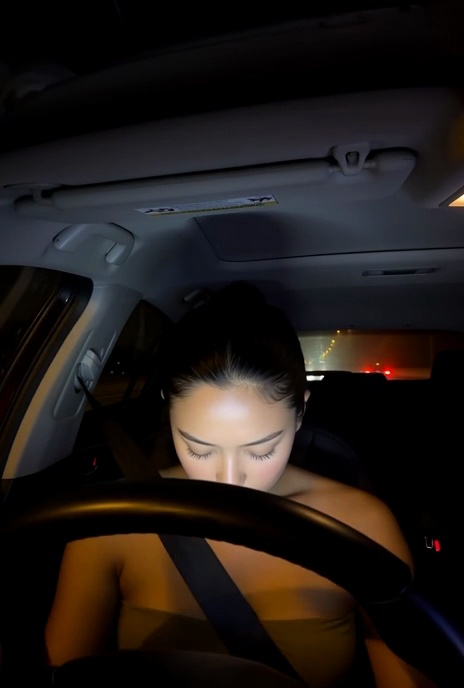
#> input picture Simuletic_DMS_Dataset/images/driver_full_sleep2_f105.jpg, 464 x 688 px
$ python -i landmark_heatmap.py   (imports and definitions only)
#> lines starting #> are read from the running program, lines starting #| are printed output that depends on the picture
"""DEV ONLY - in-depth MediaPipe face-landmark heat maps and close-ups (laptop).

Not part of the Pi app: deploy.ps1 copies only Raspberry/ and Voice/, and this
script refuses to run on a Raspberry Pi (override with --allow-pi).

From one still (or a short clip / webcam recording) it writes, to
Tools/landmark_heatmap/captures/<timestamp>/ (git-ignored: these are faces):

  depth_heatmap.png    smooth depth map of the face from the 478 landmarks' z
                       (near = hot), with depth contours
  signal_heatmap.png   where DRIFTS looks: each landmark the eight driver
                       signals use, weighted by facesignals.WEIGHTS
  motion_heatmap.png   (clip / webcam only) how much each landmark moved,
                       head motion removed - blinks light the lids, yawns the mouth
  regions/*.png        zoomed close-up of every facial region (eyes, irises,
                       brows, lips, nose, face oval) with every landmark numbered,
                       plus the EAR / MAR measurements DRIFTS takes
  regions_sheet.png    all region close-ups on one page
  points_sheet.png     a zoomed tile for EACH of the 478 landmarks, grouped by region
  points/NNN.png       (--tiles) the same tiles as separate files
  blendshapes.png      MediaPipe's 52 expression scores (eyeBlink, jawOpen, ...)
  landmarks.csv        index, region, x, y (px), z, plus motion if recorded
  summary.json         EAR (both eyes), MAR, head pose, face size, settings

    pip install -r Tools/landmark_heatmap/requirements-dev.txt
    python Tools/landmark_heatmap/landmark_heatmap.py --image face.jpg
    python Tools/landmark_heatmap/landmark_heatmap.py --camera 0 --seconds 5 --preview
    python Tools/landmark_heatmap/landmark_heatmap.py --video clip.mp4 --tiles

For sharp close-ups use a high-resolution, evenly lit, front-on photo: the
close-ups are crops of the original pixels, so a 640x480 webcam frame gives
soft tiles. --camera tries to open the camera at --width x --height (1920x1080).
"""

from __future__ import annotations

import argparse
import csv
import json
import math
import sys
import time
import urllib.request
from pathlib import Path

import cv2
import numpy as np

HERE = Path(__file__).resolve().parent
REPO = HERE.parents[1]
sys.path.insert(0, str(REPO / "Raspberry"))

try:  # reuse the Pi app's landmark indices and weights so this stays in step
    from drifts import facesignals as fs
    from drifts.mouth import CORNERS, UPPER_LOWER
    EAR_R, EAR_L, WEIGHTS = fs.EAR_RIGHT, fs.EAR_LEFT, fs.WEIGHTS
    MOUTH_POINTS, NOSE_TIP, BRIDGE = fs.MOUTH_POINTS, fs.NOSE_TIP, fs.BRIDGE
except Exception:  # pragma: no cover - fallback if run outside the repo
    EAR_R, EAR_L = (33, 160, 158, 133, 153, 144), (362, 385, 387, 263, 373, 380)
    WEIGHTS = {"ear": 0.30, "blink": 0.15, "gaze": 0.10, "yaw": 0.05,
               "pitch": 0.15, "roll": 0.05, "mar": 0.05, "yawn": 0.15}
    MOUTH_POINTS, NOSE_TIP, BRIDGE = (78, 82, 13, 312, 308, 317, 14, 87), 1, 168
    UPPER_LOWER, CORNERS = ((13, 14), (82, 87), (312, 317)), (78, 308)

MODEL_URL = ("https://storage.googleapis.com/mediapipe-models/face_landmarker/face_landmarker/"
             "float16/1/face_landmarker.task")
MODEL_PATHS = (REPO / "Raspberry" / "models" / "face_landmarker.task", HERE / "models" / "face_landmarker.task")


def bgr(h: str) -> tuple:
    h = h.lstrip("#")
    return (int(h[4:6], 16), int(h[2:4], 16), int(h[0:2], 16))


MAROON, RED, INK, WHITE = bgr("6B0F1A"), bgr("B5162B"), bgr("1A0E0B"), (255, 255, 255)
GREY, LIGHT = bgr("8A8A8A"), bgr("EEF3F9")
#> further down, picture is the input picture: shape (688, 464, 3); mean B, G, R 23.2, 25.6, 31.4
# region name -> (colour, MediaPipe connection set). Order = drawing / sheet order.
REGION_STYLE = {
    "right_eye": bgr("D9826A"), "left_eye": bgr("D9826A"),
    "right_iris": bgr("2E86C1"), "left_iris": bgr("2E86C1"),
    "right_brow": bgr("7E2A2A"), "left_brow": bgr("7E2A2A"),
    "lips": bgr("B5162B"), "nose": bgr("E0A100"), "face_oval": bgr("5D6D7E"), "mesh": bgr("A0A0A0"),
}


# ---------------------------------------------------------------- setup

# [38 lines left out: functions refuse_on_pi, model_path, regions, not called in this run]


class Landmarker:
    # [10 lines left out: function __init__, not called in this run]

    def close(self):
        self.lm.close()

    # [40 lines left out: functions __call__, ear, mar, head_pose, not called in this run]


def iod(P) -> float:
    return float(np.linalg.norm(P[EAR_R[3], :2] - P[EAR_L[0], :2]))   # inner eye corners 133 - 362


# ---------------------------------------------------------------- drawing helpers

def muted(img):
    """Photo as soft grey so heat colours read on top."""
    g = cv2.cvtColor(cv2.cvtColor(img, cv2.COLOR_BGR2GRAY), cv2.COLOR_GRAY2BGR)
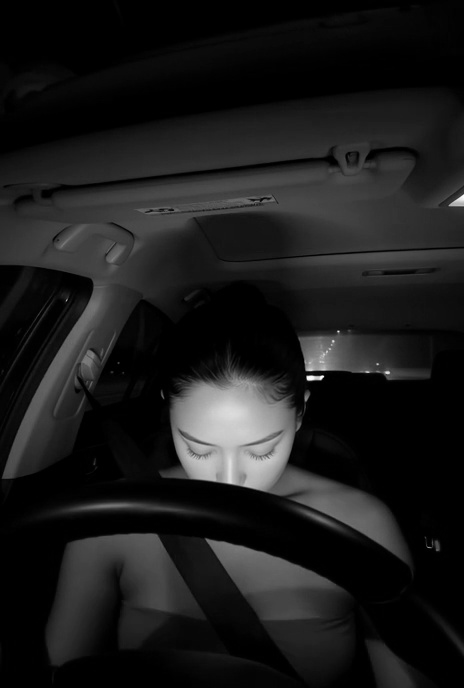
#> g: shape (688, 464, 3); min 0, max 255, mean 27.1
    return cv2.addWeighted(g, 0.75, np.full_like(g, 255), 0.25, 0)
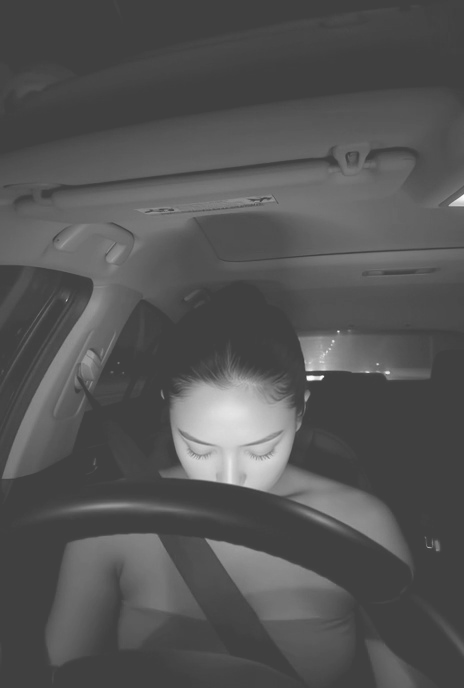
#> returned value: shape (688, 464, 3); min 64, max 255, mean 84.1


# [375 lines left out: functions face_mask, overlay, colorbar, tag, put, title_bar and 13 more, not called in this run]


# [2 lines not run here, left out]

>>> import cv2
>>> picture = cv2.imread('../../Simuletic_DMS_Dataset/images/driver_full_sleep2_f105.jpg')
>>> result = muted(picture)

$ run again, on Simuletic_DMS_Dataset/images/driver_full_sleep2_f15.jpg
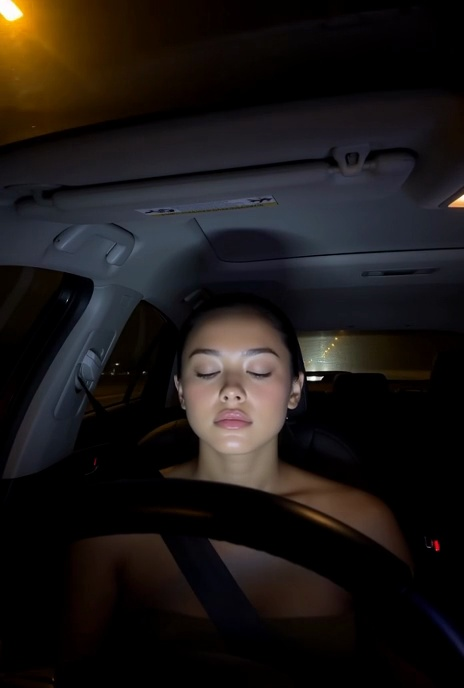
#> input picture Simuletic_DMS_Dataset/images/driver_full_sleep2_f15.jpg, 464 x 688 px
#> picture is the input picture: shape (688, 464, 3); mean B, G, R 22.5, 23.7, 27.9
#> in muted, `g = cv2.cvtColor(cv2.cvtColor(img, cv2.COLOR_BGR2GRAY), cv2.COLOR_GRAY..`:
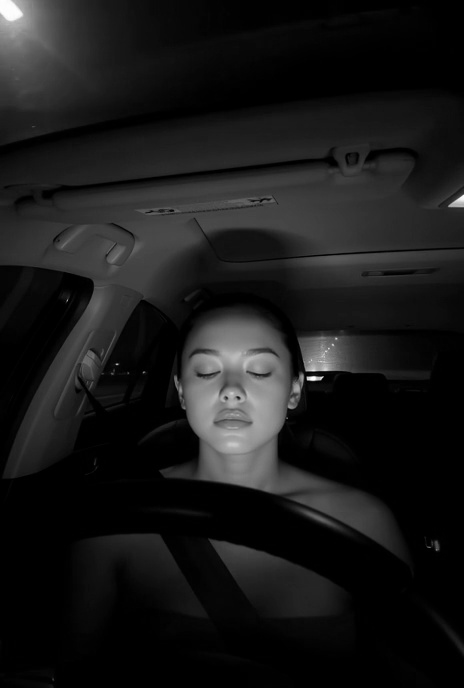
#> g: shape (688, 464, 3); min 0, max 254, mean 24.8
#> in muted, `return cv2.addWeighted(g, 0.75, np.full_like(g, 255), 0.25, 0)`:
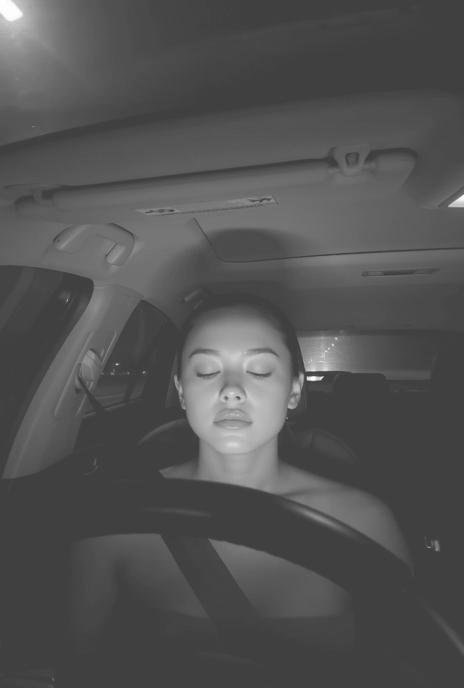
#> returned value: shape (688, 464, 3); min 64, max 254, mean 82.4
